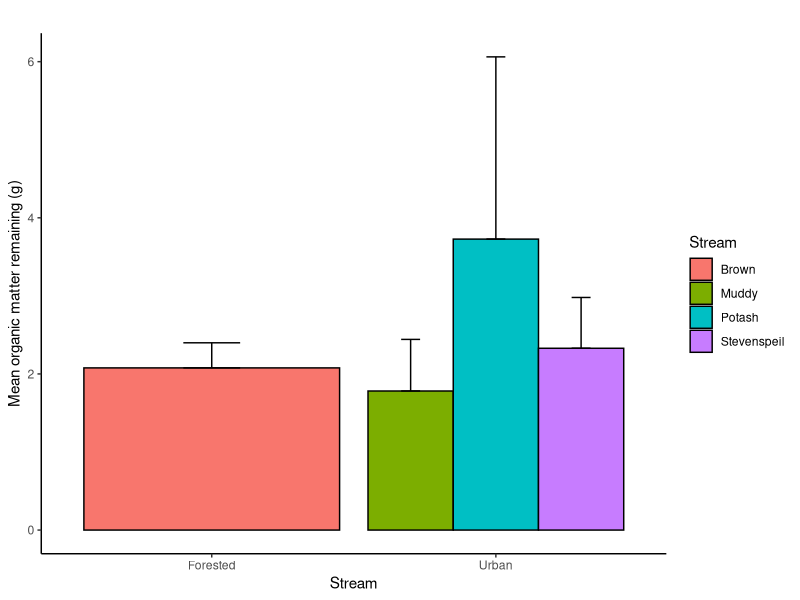
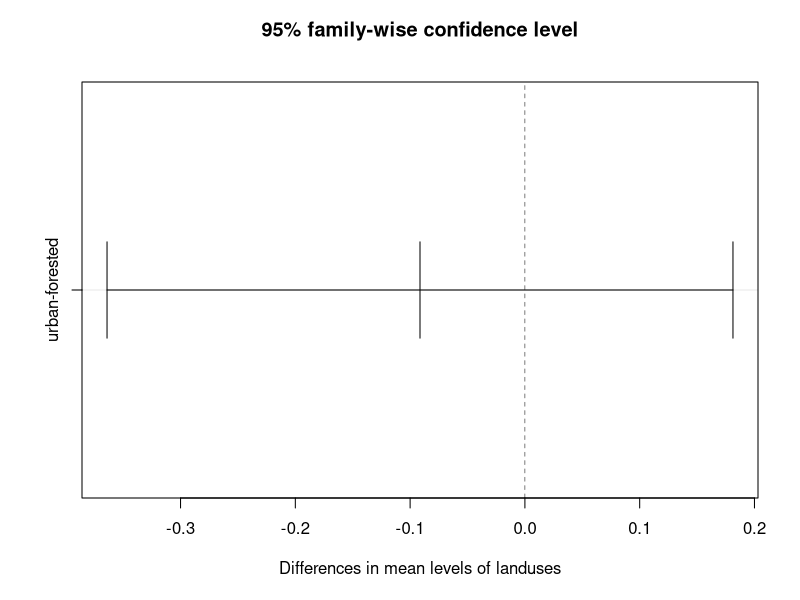
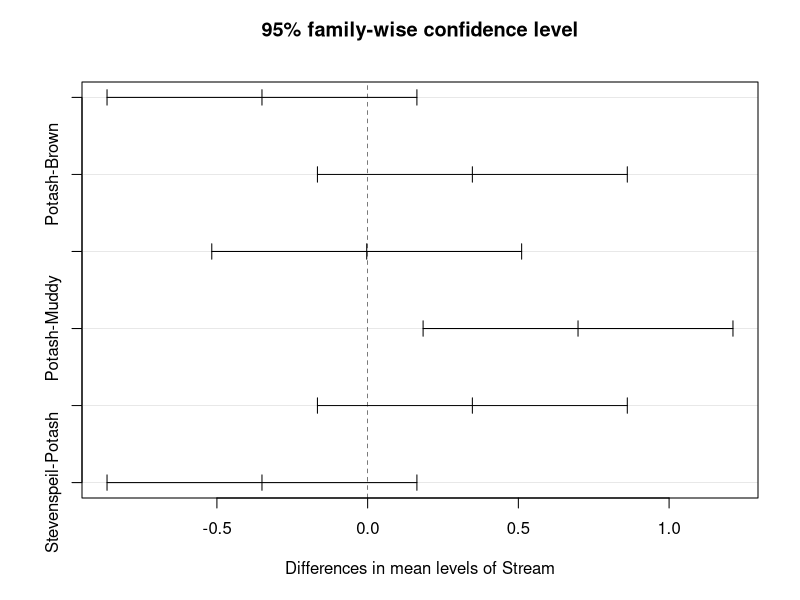

Reproduce these figures in R, in order.




library(readxl)
library(dplyr)
library(ggplot2)


data <- read_excel('Sum_Stream_Data.xlsx', sheet = 'Macros')
head(data,6)


# Summarize by stream
data_remaining <- data %>%
  group_by(Stream) %>%
  summarise(Mean_remaining = mean(Weight_final),
            SD_remaining = sd(Weight_final))

# Create a new column for grouping
data_remaining$Group <- ifelse(data_remaining$Stream %in% 
                                   c("Brown", "Stevensville"), "Forested", "Urban")                         
                                   
                                   
ggplot(data_remaining, aes(x = Group, y = Mean_remaining, fill = Stream)) +
  geom_bar(stat = "identity", position = "dodge", color = "black") +
  geom_errorbar(aes(ymin = Mean_remaining, ymax = Mean_remaining + SD_remaining),
                position = position_dodge(0.9), width = 0.2) +
  labs(title = "",
       x = "Stream",
       y = "Mean organic matter remaining (g)") +
  theme_classic()



###########################################################################
# ANOVA -------------------------------------------------------------------
###########################################################################

data_anova <- data %>%
  group_by(landuses, Stream, Pack) %>%
  slice(1) %>%
  ungroup() %>%
  select(landuses, Stream, Weight_final)

# Print the new table
print(data_anova)

shapiro.test(data_anova$Weight_final)
new_Weight_final <- log(data_anova$Weight_final+1)
shapiro.test(new_Weight_final)


# Perform one-way ANOVA
res.aov2 <- aov(new_Weight_final ~ landuses * Stream, data = data_anova)

# Display the ANOVA table
summary(res.aov2)

# Perform Tukey post-hoc test
tukey_result <- TukeyHSD(res.aov2)

# Display the Tukey post-hoc test results
print(tukey_result)
plot(tukey_result)
